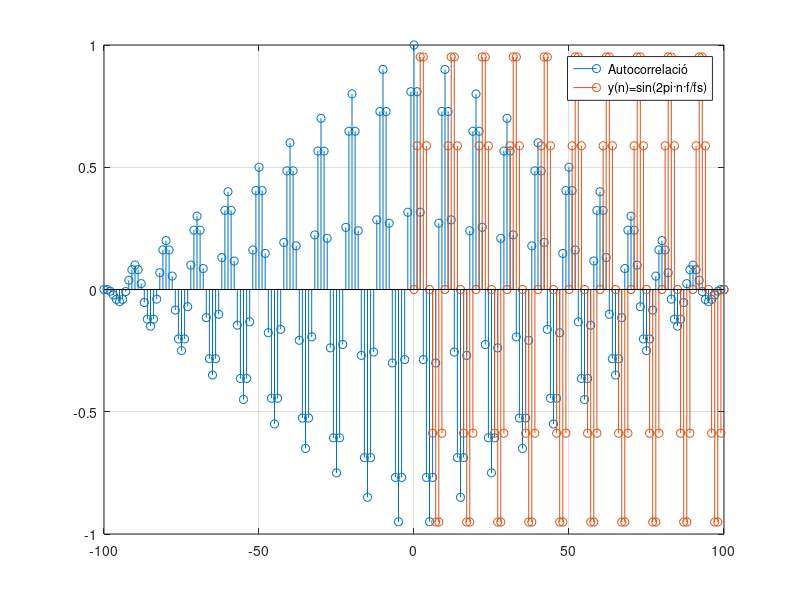

Write MATLAB code to recreate this figure.
clear all;
close all;

fs=1000;
f=100;
mida=0.1;
n=0:fs*mida;
y=sin(2*pi*n*f/fs);

[c,lags] = xcorr(y,'normalized');
stem(lags, c);

hold on;
stem(n,y)
legend('Autocorrelació','y(n)=sin(2pi·n·f/fs)'); grid;
